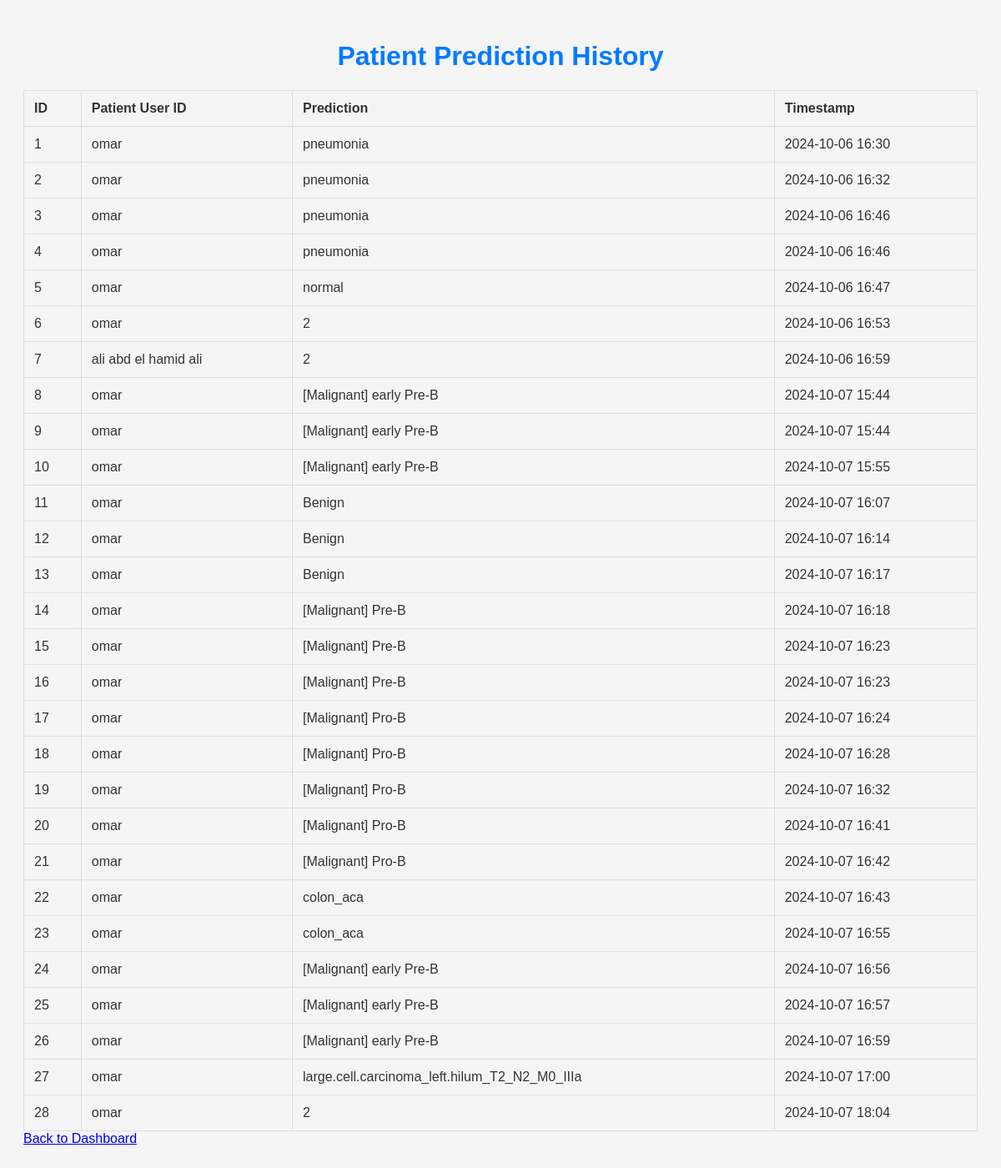
The page /doctor/history (signed in) on the database its author committed.
### models.py (models this page shows, shortened)
class PredictionHistory(db.Model):
    __tablename__ = 'prediction_history'
    id = db.Column(db.Integer, primary_key=True)
    user_id = db.Column(db.Integer, nullable=False)
    prediction = db.Column(db.String(200), nullable=False)
    timestamp = db.Column(db.DateTime, default=datetime.utcnow)

### app.py (the view)
@app1.route('/doctor/history')
def doctor_history():
    if 'user_id' not in session:
        flash("Please log in to continue.", "warning")
        return redirect(url_for('app2.signinpage'))
    history_entries = PredictionHistory.query.all()
    history_data = []
    for entry in history_entries:
        history_data.append({
            'id': entry.id,
            'user_id': entry.user_id,  # Include user id to differentiate patients
            'prediction': entry.prediction,
            'timestamp': entry.timestamp.strftime("%Y-%m-%d %H:%M")  # Format the timestamp
        })
    return render_template('doctor_history.html', predictions=history_data)
    return render_template('doctor_history.html', predictions=history_data)

### templates/doctor_history.html (shortened to what this page needs)
<!DOCTYPE html>
<html lang="en">
<head>
</head>
<body>
    <h1>Patient Prediction History</h1>
    <table>
        <thead>
            <tr>
                <th>ID</th>
                <th>Patient User ID</th>
                <th>Prediction</th>
                <th>Timestamp</th>
            </tr>
        </thead>
        <tbody>
            {% for entry in predictions %}
            <tr>
                <td>{{ entry.id }}</td>
                <td>{{ entry.user_id }}</td>
                <td>{{ entry.prediction }}</td>
                <td>{{ entry.timestamp }}</td>
            </tr>
            {% endfor %}
        </tbody>
    </table>
    <a href="/">Back to Dashboard</a>
</body>
</html>

### templates/doctor_history.html (style rules this page uses)
body { font-family: Arial, sans-serif; background-color: #f5f5f5; padding: 20px; color: #333; }
h1 { text-align: center; color: #007bff; }
table { width: 100%; border-collapse: collapse; margin-top: 20px; }
table, th, td { border: 1px solid #ddd; }
th, td { padding: 12px; text-align: left; }
th { background-color: #f4f4f4; }

### rows shown on the page
PredictionHistory: id "1", user_id "omar", prediction "pneumonia", timestamp "2024-10-06 16:30"
PredictionHistory: id "2", user_id "omar", prediction "pneumonia", timestamp "2024-10-06 16:32"
PredictionHistory: id "3", user_id "omar", prediction "pneumonia", timestamp "2024-10-06 16:46"
PredictionHistory: id "4", user_id "omar", prediction "pneumonia", timestamp "2024-10-06 16:46"
PredictionHistory: id "5", user_id "omar", prediction "normal", timestamp "2024-10-06 16:47"
PredictionHistory: id "6", user_id "omar", prediction "2", timestamp "2024-10-06 16:53"
PredictionHistory: id "7", user_id "ali abd el hamid ali", prediction "2", timestamp "2024-10-06 16:59"
PredictionHistory: id "8", user_id "omar", prediction "[Malignant] early Pre-B", timestamp "2024-10-07 15:44"
PredictionHistory: id "9", user_id "omar", prediction "[Malignant] early Pre-B", timestamp "2024-10-07 15:44"
PredictionHistory: id "10", user_id "omar", prediction "[Malignant] early Pre-B", timestamp "2024-10-07 15:55"
PredictionHistory: id "11", user_id "omar", prediction "Benign", timestamp "2024-10-07 16:07"
PredictionHistory: id "12", user_id "omar", prediction "Benign", timestamp "2024-10-07 16:14"
PredictionHistory: id "13", user_id "omar", prediction "Benign", timestamp "2024-10-07 16:17"
PredictionHistory: id "14", user_id "omar", prediction "[Malignant] Pre-B", timestamp "2024-10-07 16:18"
PredictionHistory: id "15", user_id "omar", prediction "[Malignant] Pre-B", timestamp "2024-10-07 16:23"
PredictionHistory: id "16", user_id "omar", prediction "[Malignant] Pre-B", timestamp "2024-10-07 16:23"
PredictionHistory: id "17", user_id "omar", prediction "[Malignant] Pro-B", timestamp "2024-10-07 16:24"
PredictionHistory: id "18", user_id "omar", prediction "[Malignant] Pro-B", timestamp "2024-10-07 16:28"
PredictionHistory: id "19", user_id "omar", prediction "[Malignant] Pro-B", timestamp "2024-10-07 16:32"
PredictionHistory: id "20", user_id "omar", prediction "[Malignant] Pro-B", timestamp "2024-10-07 16:41"
PredictionHistory: id "21", user_id "omar", prediction "[Malignant] Pro-B", timestamp "2024-10-07 16:42"
PredictionHistory: id "22", user_id "omar", prediction "colon_aca", timestamp "2024-10-07 16:43"
PredictionHistory: id "23", user_id "omar", prediction "colon_aca", timestamp "2024-10-07 16:55"
PredictionHistory: id "24", user_id "omar", prediction "[Malignant] early Pre-B", timestamp "2024-10-07 16:56"
PredictionHistory: id "25", user_id "omar", prediction "[Malignant] early Pre-B", timestamp "2024-10-07 16:57"
PredictionHistory: id "26", user_id "omar", prediction "[Malignant] early Pre-B", timestamp "2024-10-07 16:59"
PredictionHistory: id "27", user_id "omar", prediction "large.cell.carcinoma_left.hilum_T2_N2_M0_IIIa", timestamp "2024-10-07 17:00"
PredictionHistory: id "28", user_id "omar", prediction "2", timestamp "2024-10-07 18:04"
